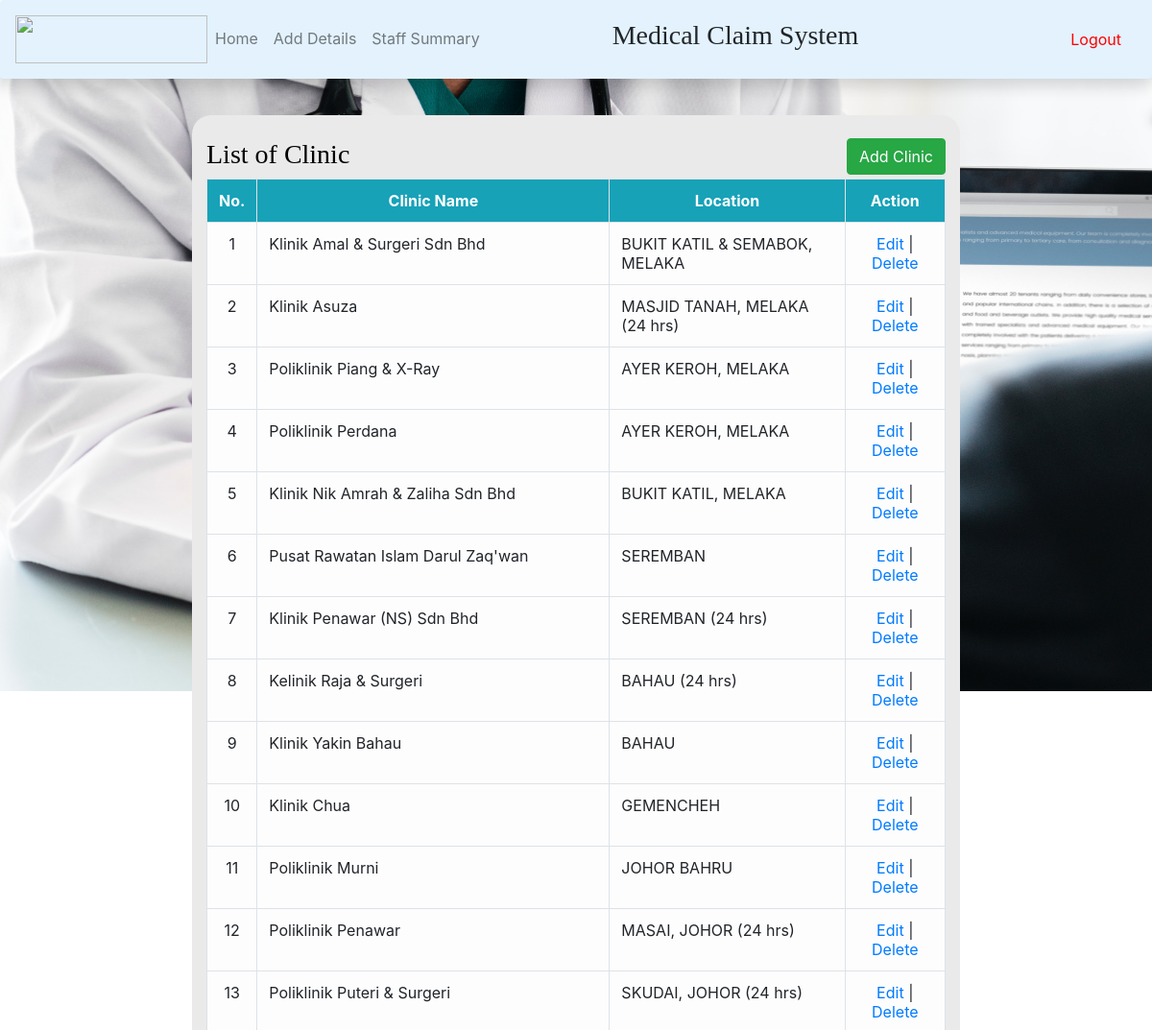
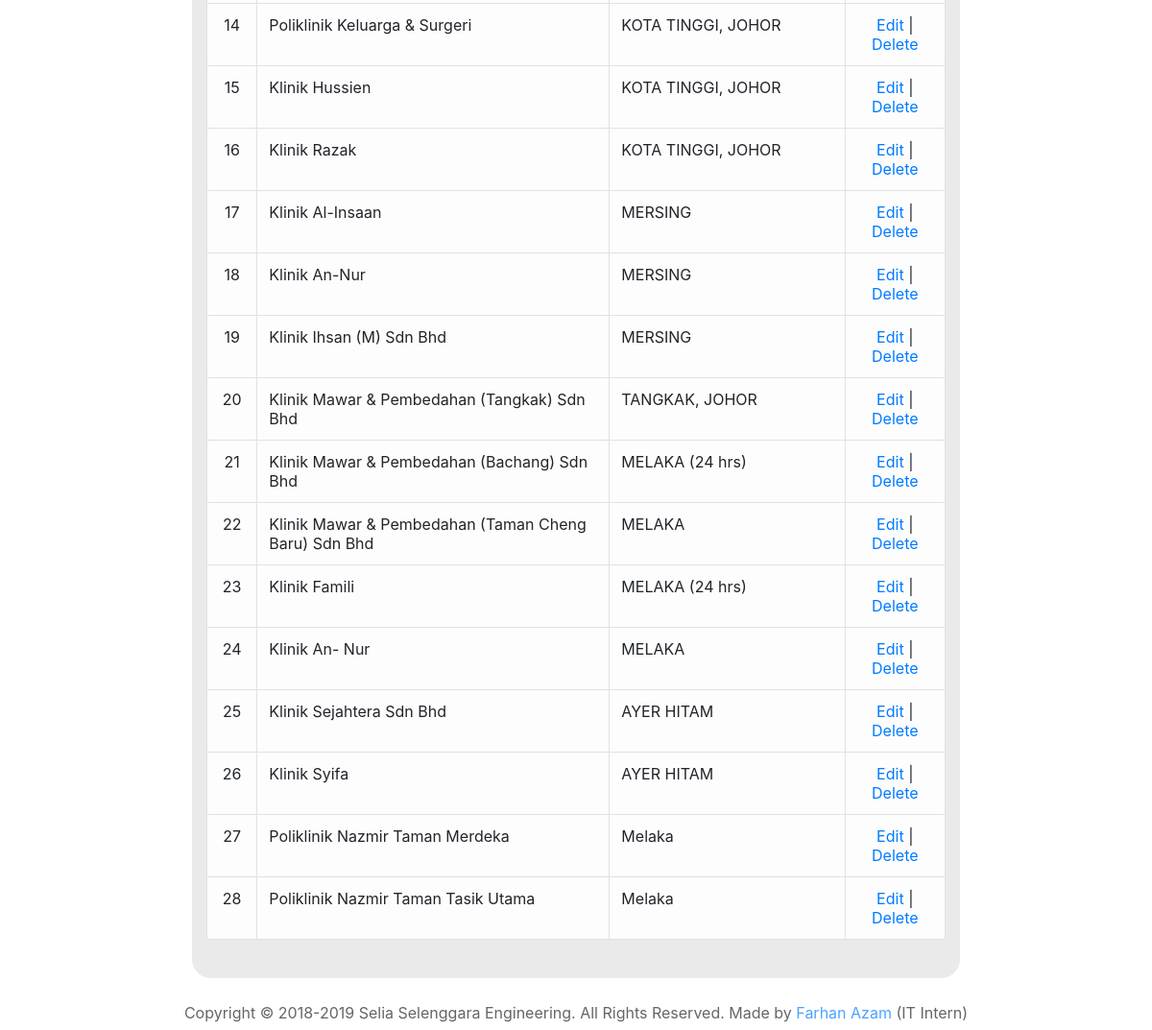
Page /cliniclist.php on the committed database (2 pictures, top to bottom).
### tables this page shows
CREATE TABLE `clinic_name` (
  `id` int(100) NOT NULL,
  `clinicname` varchar(100) NOT NULL,
  `doctor` varchar(100) NOT NULL,
  `location` varchar(100) NOT NULL,
  `address` varchar(100) NOT NULL,
  `tel` varchar(100) NOT NULL
);

### cliniclist.php (the view, shortened to what this page needs)
<?php
    include_once("config.php");
?>
<?php
    $resclinic = mysqli_query($conn, "SELECT * FROM clinic_name ORDER BY id ASC")
?>
<html>
    <head>
            <link rel="stylesheet" href="https://stackpath.bootstrapcdn.com/bootstrap/4.1.3/css/bootstrap.min.css">
    </head>
    <body>
        <?php include 'navbar.php'; ?>
        <div class="container col-8" style="background-color: #EAEAEA; border-top-left-radius: 20px; border-top-right-radius: 20px; border-bottom-right-radius: 20px; border-bottom-left-radius: 20px; margin-top: 120px;">
            <br>
            <div class="row">
                <div class="col">
                    <h3 style="font-family:Trebuchet MS; color:black;">List of Clinic</h3>
                </div>
                <div class="col">
                    <a href="clinicadd.php" class="btn btn-success btn-md float-right" role="button">Add Clinic</a>
                </div>
            </div>
            <table align="center" class="table table-hover table-bordered table-light">
                <tr class="bg-info text-white" align="center">
                    <th>No.</th>
                    <th>Clinic Name</th>
                    <th>Location</th>
                    <th>Action</th>
                </tr>
                <?php
                    $counter = 1;
                    while($res = mysqli_fetch_array($resclinic))
                    {
                        echo "<tr>";
                        echo "<td align='center'>".$counter."</td>";
                        echo "<td>".$res['clinicname']."</td>";
                        echo "<td>".$res['location']."</td>";
                        echo "<td align='center'><a href=\"clinicedit.php?id=$res[id]\">Edit</a> | <a href=\"clinicdelete.php?id=$res[id]\" onClick=\"return confirm('Are you sure you want to delete?')\">Delete</a></td>";
                        $counter++;
                    }
                ?>
            </table>
            <br>
        </div>
        <br>
        <div id="footer">
            <div class="container" align="center">
                <div class="row">
                    <div class="col">
                        Copyright &copy; 2018-<?php echo date("Y");?> Selia Selenggara Engineering. All Rights Reserved. Made by <a href="https://www.instagram.com/paan_azam13/">Farhan Azam</a> (IT Intern)
                    </div>
                </div>
            </div>
        </div>
    </body>
</html>

### navbar.php (shortened to what this page needs)
<nav class="navbar fixed-top navbar-expand-lg navbar-light shadow p-3 mb-5 rounded" style="background-color: #e3f2fd;">
    <img src="imgs/Untitled-1.png" style="width: 200px; height: 50px;">
    <div class="collapse navbar-collapse" id="navbarSupportedContent">
        <ul class="navbar-nav mr-auto">
            <li class="nav-item">
                <a class="nav-link" href="welcomepage.php">Home</a>
            </li>
            <li class="dropdown">
                <a class="nav-link" href="welcomepage.php" id="dropdownMenuLink" data-toggle="dropdown" aria-haspopup="true" aria-expanded="false">
                    Add Details
                </a>
            </li>
            <li class="nav-item">
                <a class="nav-link" href="staffsummary.php?id=">Staff Summary</a>
            </li>
            <li class="nav-item" style="margin-left: 130px;">
                <h3 style="font-family:Trebuchet MS;">Medical Claim System</h3>
            </li>
        </ul>
        <form class="form-inline my-2 my-lg-0">
            <a class="nav-link" href="logout.php" style="color: red;">Logout</a>
        </form>
    </div>
</nav>

### cliniclist.php (style rules this page uses)
body { overflow-x: hidden; background-image: url("imgs/12.jpg"); background-repeat: no-repeat; background-attachment: fixed; background-size: 1400px 720px; }
#footer { bottom:0; width:100%; height:30px; background: white; opacity: 0.7; position: relative; }

### rows in the picture
clinic_name: clinicname "Klinik Amal & Surgeri Sdn Bhd", location "BUKIT KATIL & SEMABOK, MELAKA"
clinic_name: clinicname "Klinik Asuza", location "MASJID TANAH, MELAKA (24 hrs)"
clinic_name: clinicname "Poliklinik Piang & X-Ray", location "AYER KEROH, MELAKA"
clinic_name: clinicname "Poliklinik Perdana", location "AYER KEROH, MELAKA"
clinic_name: clinicname "Klinik Nik Amrah & Zaliha Sdn Bhd", location "BUKIT KATIL, MELAKA"
clinic_name: clinicname "Pusat Rawatan Islam Darul Zaq'wan", location "SEREMBAN"
clinic_name: clinicname "Klinik Penawar (NS) Sdn Bhd", location "SEREMBAN (24 hrs)"
clinic_name: clinicname "Kelinik Raja & Surgeri", location "BAHAU (24 hrs)"
clinic_name: clinicname "Klinik Yakin Bahau", location "BAHAU"
clinic_name: clinicname "Klinik Chua", location "GEMENCHEH"
clinic_name: clinicname "Poliklinik Murni", location "JOHOR BAHRU"
clinic_name: clinicname "Poliklinik Penawar", location "MASAI, JOHOR (24 hrs)"
clinic_name: clinicname "Poliklinik Puteri & Surgeri", location "SKUDAI, JOHOR (24 hrs)"
clinic_name: clinicname "Poliklinik Keluarga & Surgeri", location "KOTA TINGGI, JOHOR"
clinic_name: clinicname "Klinik Hussien", location "KOTA TINGGI, JOHOR"
clinic_name: clinicname "Klinik Razak", location "KOTA TINGGI, JOHOR"
clinic_name: clinicname "Klinik Al-Insaan", location "MERSING"
clinic_name: clinicname "Klinik An-Nur", location "MERSING"
clinic_name: clinicname "Klinik Ihsan (M) Sdn Bhd", location "MERSING"
clinic_name: clinicname "Klinik Mawar & Pembedahan (Tangkak) Sdn Bhd", location "TANGKAK, JOHOR"
clinic_name: clinicname "Klinik Mawar & Pembedahan (Bachang) Sdn Bhd", location "MELAKA (24 hrs)"
clinic_name: clinicname "Klinik Mawar & Pembedahan (Taman Cheng Baru) Sdn Bhd", location "MELAKA"
clinic_name: clinicname "Klinik Famili", location "MELAKA (24 hrs)"
clinic_name: clinicname "Klinik An- Nur", location "MELAKA"
clinic_name: clinicname "Klinik Sejahtera Sdn Bhd", location "AYER HITAM"
clinic_name: clinicname "Klinik Syifa", location "AYER HITAM"
clinic_name: clinicname "Poliklinik Nazmir Taman Merdeka", location "Melaka"
clinic_name: clinicname "Poliklinik Nazmir Taman Tasik Utama", location "Melaka"
